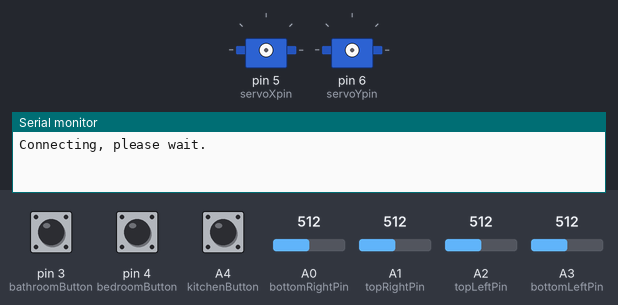
The sketch below on a simulated Arduino Uno, built with avr-gcc and run on an emulated ATmega328P. On the bench: 2 × servo, the last lines printed to the serial monitor. Inputs (shaded band) come from the test bench; at power-on: A0 (bottomRightPin) = 512, A1 (topRightPin) = 512, A2 (topLeftPin) = 512, A3 (bottomLeftPin) = 512, pin 3 (bathroomButton) LOW, pin 4 (bedroomButton) LOW, A4 (kitchenButton) LOW. WiFi joins after 1.5 s; servers stay silent unless stated.

Above: at 0.1 s.
11.5 s: A0 (bottomRightPin) set to 537
At 12.3 s:
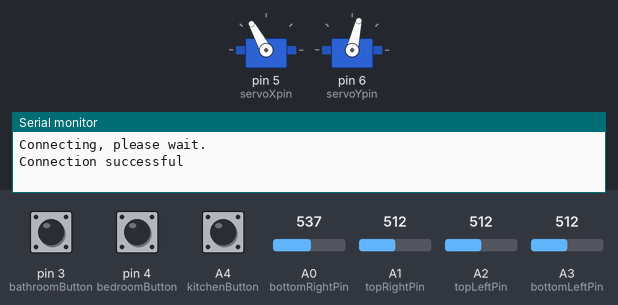
14.5 s: A1 (topRightPin) set to 527
At 16.8 s:
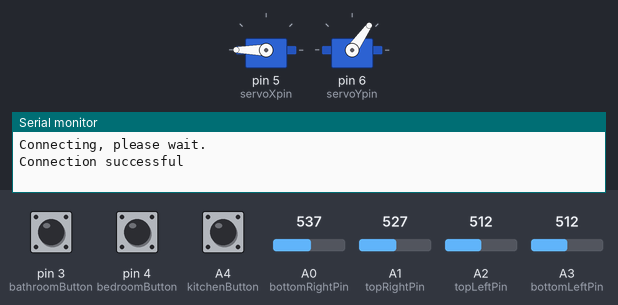
17.5 s: A2 (topLeftPin) set to 569
19.0 s: A2 (topLeftPin) set to 590
At 20.17 s:
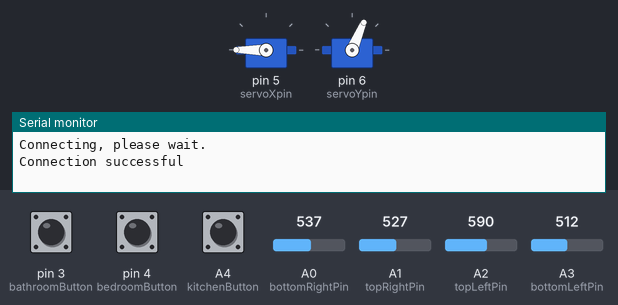
At 21.48 s:
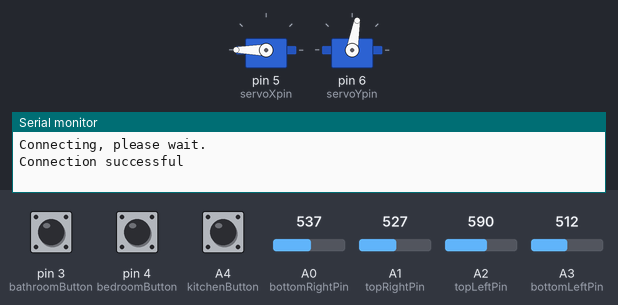
22.0 s: A3 (bottomLeftPin) set to 716
25.0 s: A0 (bottomRightPin) set to 10
Timing chart, 0 to 29.0 s (numbered marks = the images above; inputs shaded):
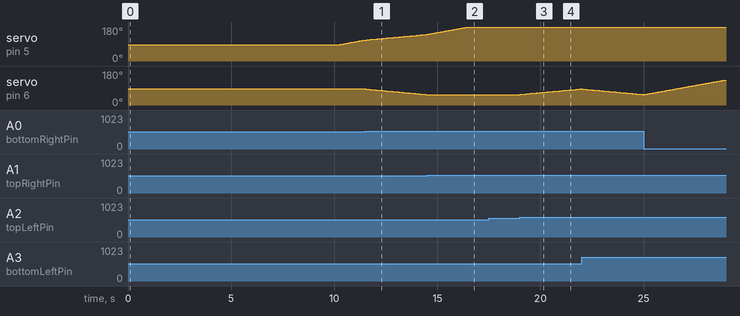

Measured:
- the behaviour switches between 528 and 529 on A0 (bottomRightPin) (found by bisection; images 0 and 1)
- the behaviour switches between 520 and 521 on A1 (topRightPin) (found by bisection; images 1 and 2)
- the behaviour switches between 578 and 579 on A2 (topLeftPin) (found by bisection; images 2 and 3)
- after the input at 11.5 s, servo on pin 6 (servoYpin): moves from 85° to 55° over 2.9 s, starting at once
- after the input at 14.5 s, servo on pin 6 (servoYpin): stops changing and stays 55°
- after the input at 17.5 s, every drawn part: stays the same
- after the input at 19.0 s, servo on pin 6 (servoYpin): moves from 55° to 85° over 2.9 s, starting at once

The sketch:

czujniki_przyciski_komunikacja_przyciski_html.ino
```cpp
#include <OneWire.h>
#include <DallasTemperature.h>
#include <SPI.h>
#include <Ethernet.h>
#include <Servo.h>

//definicja pinów
//definicja pinów dla przyciskó
#define kitchenButton A4
#define bathroomButton 3
#define bedroomButton 4
//definicja pinów dla serwonapedów
#define servoXpin 5
#define servoYpin 6
//definicja pinów dla wyjść ogrzewania
#define kitchenHeating 7
#define bathroomHeating 8
#define bedroomHeating 9
//definicja pinów dla fotorezystorów
#define bottomRightPin A0
#define topRightPin A1
#define topLeftPin A2
#define bottomLeftPin A3
//definicja pinu, na którym znajduje się magistrala
#define readTemp A5
//adres mac urządzenia

byte mac[] = {
   0x90, 0xA2, 0xDA, 0x00, 0x6C, 0xFE
};
//adres IP mojego arduino
IPAddress ip(192,168,137,177);

// adres IP serwera NODE.js

IPAddress server(192,168,137,1);
OneWire oneWire(readTemp);
DallasTemperature sensors(&oneWire);

unsigned long currentTime = 0;
unsigned long previousTime = 0;
unsigned long timeDiff = 0;
unsigned long previousTime2 = 0;
unsigned long timeDiff2 = 0;
//inicjuje klienta ethernet
EthernetClient client;

//definicja serw i ustawienie wartości maksymalnych
Servo servoX;
const int servoXtop = 180;
const int servoXbottom = 0;
int servoXcurr=0;
Servo servoY;
const int servoYtop = 130;
const int servoYbottom = 40;
int servoYcurr=0;

void setup() {
  //rozpocznij komunikacje Ethernet i serial
  Ethernet.begin(mac, ip);
  Serial.begin(9600);
  //delay potrzebny na czas inicjacji

  //informuj o statusie połączenia
  Serial.println("Connecting, please wait.");
  delay(10000);
  if (client.connect(server, 1337)) { // port na którym działa serwer i odbiera dane od Arduino
   Serial.println("Connection successful");
  }
   else {
    Serial.println("Connection failed");
    }

  //nadaje tryb pracy pinom oraz ustawiam ich początkowe wartości
  pinMode(kitchenHeating, OUTPUT);
  pinMode(bathroomHeating, OUTPUT);
  pinMode(bedroomHeating, OUTPUT);
  pinMode(kitchenButton, INPUT);
  pinMode(bathroomButton, INPUT);
  pinMode(bedroomButton, INPUT);
  digitalWrite(kitchenHeating, HIGH);
  digitalWrite(bathroomHeating, HIGH);
  digitalWrite(bedroomHeating, HIGH);
  digitalWrite(kitchenButton, LOW);
  digitalWrite(bathroomButton, LOW);
  digitalWrite(bedroomButton, LOW);
  //ustawienie pinów dla serw i serw w odpowiedniej pozycji wyjsciowej
  servoX.attach(servoXpin);
  servoY.attach(servoYpin);
  servoX.write(85);
  servoY.write(85);
}

        int buttonsRead[]={kitchenButton, bathroomButton, bedroomButton};
        boolean previousStateKitchen=0;
        boolean previousStateBathroom=0;
        boolean previousStateBedroom=0;
        boolean previousState[]={previousStateKitchen, previousStateBathroom, previousStateBedroom};

        boolean manualHeatingKitchen=0;
        boolean manualHeatingBathroom=0;
        boolean manualHeatingBedroom=0;
        boolean manualHeating[]={manualHeatingKitchen, manualHeatingBathroom, manualHeatingBedroom };

        boolean currentStateKitchen=0;
        boolean currentStateBathroom=0;
        boolean currentStateBedroom=0;
        boolean currentState[]={currentStateKitchen, currentStateBathroom, currentStateBedroom};

        boolean currentManual[]={0,0,0};
        boolean previousManual[]={0,0,0};
//Funkcja debouncing w celu redukcji drgań na przyciskach rzeczywistych
boolean button(boolean previous, int buttonPin){
  boolean current=digitalRead(buttonPin);
  if(previous != current){
      delay(5);
      current=digitalRead(buttonPin);
    }
    return current;
  }

void loop() {
        currentTime=millis();
        timeDiff=currentTime-previousTime;
        timeDiff2=currentTime-previousTime2;
        float temperatureBathroom;
        float temperatureKitchen;
        float temperatureBedroom;
        int n=5;
        int m=3;
        int heatingDevices[3]={kitchenHeating, bathroomHeating, bedroomHeating};
        int buttons[3]={kitchenButton,bathroomButton, bedroomButton};
        float temperatureI;
        float temperature[n]; // tablica przechowujace obecna temperature
        float heating[n]; //tablica pomocnicza do sterowania wyjsciami dla elementów grzewczych
        char *CurrentTemp[]={ "Current temperature in Kitchen: ", "Current temperature in Bathroom: ", "Current temperature in Bedroom: "};
        float setTemperature[]={20, 25, 20};// ustawione temperatury w pokojach
        int piec;//on or off
        int petla;
        byte addr[8];
        int tablica[8];

         //odczytanie kątów z enkodera serwonapedów
        servoXcurr = servoX.read();
        servoYcurr = servoY.read();

        //odczytanie wartości z fotorezystorów, dokonuje mnożenia ponieważ posidam 2 inne fotorzystory o innej rezystancji
        int topLeft = analogRead(topLeftPin);
        int botLeft = analogRead(bottomLeftPin);
        int topRight = 2.5*analogRead(topRightPin);
        int botRight = 2.5*analogRead(bottomRightPin);

        int avgtop = (topLeft + topRight) / 2;   // średnia arytm. z pomiarów górnych fotorezystorów
        int avgbot = (botLeft + botRight) / 2;   // średnia arytm. z pomiarów dolnych fotorezystorów
        int avgleft = (topLeft + botLeft) / 2;  // średnia arytm. z pomiarów lewych fotorezystorów
        int avgright = (topRight + botRight) / 2; // średnia arytm. z pomiarów prawych fotorezystorów


       if(timeDiff>=30000UL){
        sensors.requestTemperatures();
        for(int i=0; i<m; i=i+1)
        {


          temperature[i] = sensors.getTempCByIndex(i);
          if (temperature[i]==-127)
          {
              m=i;
              i=0;
          }
          Serial.print(CurrentTemp[i]);
          Serial.print("  " );
          Serial.println(temperature[i]);
      }

         client.print(String(round(temperature[0])));

        previousTime=currentTime;

        }


        //mechaniczne uruchomienie ogrzewania

        //sprawdzenie zgodności temperatury z ustawioną lub stanu przycisków i ustawienie wyjść cyfrowych
        for (int i=0; i<m; i=i+1)
        {
          currentState[i]=button(previousState[i], buttonsRead[i]);
          if((currentState[i]==1 && previousState[i]==0) || (currentManual[i]==1))
          {
            manualHeating[i]= !manualHeating[i];
          }
          previousState[i]=currentState[i];
          //previousManual[i]=currentManual[i];
          currentManual[i]=0;
          if(manualHeating[i]==1)
          {
            digitalWrite(heatingDevices[i], LOW);

          }else if(manualHeating[i]==0){

            digitalWrite(heatingDevices[i], HIGH);

            if(setTemperature[i]>temperature[i])
            {
              digitalWrite(heatingDevices[i], LOW);
              heating[i]=digitalRead(heatingDevices[i]);

            }else if (setTemperature[i]<=temperature[i]){
              digitalWrite(heatingDevices[i], HIGH);
              heating[i]=digitalRead(heatingDevices[i]);
            }
          }

        }
        //obsłouga serw
        if(abs(avgtop - avgbot) > 20) {

    if (avgtop > avgbot) {
      servoY.write(servoYcurr+1);
      if (servoYcurr > servoYtop) {
        servoYcurr = servoYtop;
        servoY.write(servoYcurr);
      }
    }
    else if (avgtop < avgbot) {
      servoY.write(servoYcurr-1);
      if (servoYcurr < servoYbottom) {
        servoYcurr = servoYbottom;
        servoY.write(servoYcurr);
      }
    }
    else {
      servoYcurr=servoYcurr;
      servoY.write(servoYcurr);
    }
    delay(50);
  }

  if(abs(avgleft - avgright) > 20) {
    if (avgright > avgleft) {
      servoX.write(servoXcurr+1);
      if (servoXcurr > servoXtop) {
        servoXcurr = servoXtop;
        servoX.write(servoXcurr);
      }
    }
    else if (avgright < avgleft) {
      servoX.write(servoXcurr-1);
      if (servoXcurr < servoXbottom) {
        servoXcurr = servoXbottom;
        servoX.write(servoXcurr);
      }
    }
    else {
      servoXcurr=servoXcurr;
      servoX.write(servoXcurr);
    }
    delay(50);
  }

// komunikacja z serwerem aka odbieranie
char c;
char paczkaClient[200];
String DoSo;
  //if you are connected and data is available
  if (client.available()>0) {

       String whatToDo;
       for (int i=0; i<3; i=i+1)
       {
        if(i==0)
          {
            memset(paczkaClient, 0, sizeof(paczkaClient));
          }
        c = client.read();
        paczkaClient[i]=c;
       }
        whatToDo=String(paczkaClient);
        Serial.print(whatToDo);


         // turning heating on via webpage
          if (whatToDo == "ON1") {
              currentManual[0]=1;

          }else{
              currentManual[0]=0;
            }

            if (whatToDo == "ON3") {
              currentManual[1]=1;

          }else{
              currentManual[1]=0;
            }

            if (whatToDo == "ON2") {
              currentManual[2]=1;

          }else{
              currentManual[2]=0;
            }

        whatToDo = " ";
  }
}
```
